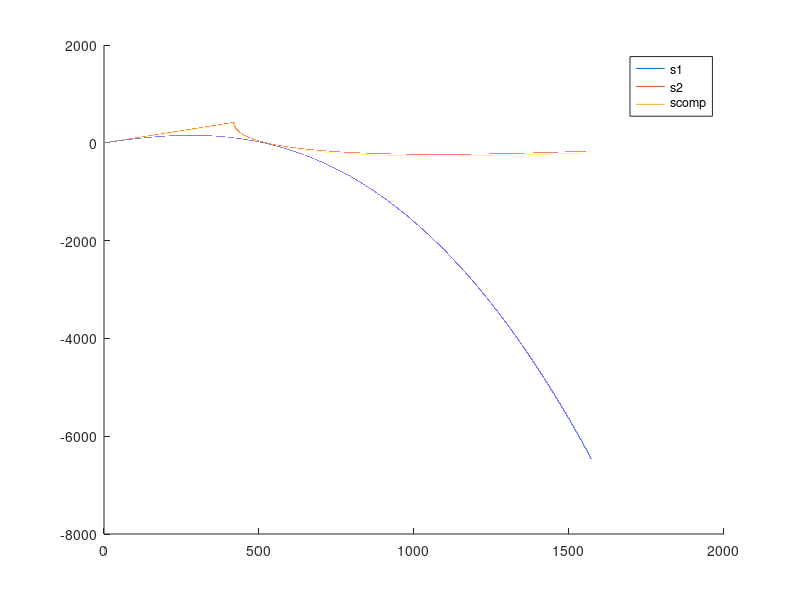

This chart was generated by the following MATLAB code:
%% Droplet impact on a cantilever: small_damping_and_stiffness.m
% 
% This script deals with the distinguised limit where there is a small
% amount of damping, characterised by beta and a small amount of stiffness,
% characterised by delta, which is larger than the square root of the mass 
% ratio alpha but still much smaller than 1. It plots the first order 
% correction to the cantilever displacement s_0(t) to the case where there 
% is no damping or stiffness. 

%%
% Solution for cantilever displacement and its derivatives
beta = 1e-2;
delta = 1e-3;

% Homogeneous solution with no damping or stiffness
s0 = @(t) 0.5 + t - 0.5 * sqrt(1 + 4 * t); 
sdot0 = @(t) 1 - 1 ./ sqrt(1 + 4 * t);
sddot0 = @(t) 2 * (1 + 4 * t).^(-3/2);

s = @(t) s0(t) ...
    - (beta / 12) * ((1 + 6 * t + 6 * t.^2) ./ sqrt(1 + 4 * t) - 1 - 4 * t) ...
    - (delta / 120) ...
        * ((1 + 10 * t + 30 * t.^2 + 20 * t.^3) ./ sqrt(1 + 4 * t) ...
            - (1 + 4 * t).^2);
sdot = @(t) sdot0(t) ...
    - (beta / 3) * ((1 + 6 * t + 9 * t.^2) / (1 + 4 * t).^(3/2) - 1) ...
    - (delta / 15) ...
        * ((1 + 10 * t + 30 * t.^2 + 25 * t.^3) ./ (1 + 4 * t).^(3/2) ...
            - (1 + 4 * t));
sddot = @(t) sddot0(t) ...
    - 2 * beta * (1 + 3 * t) ./ (1 + 4 * t).^(5/2) ...
    - (delta / 15) ...
        * ((4 + 40 * t + 135 * t.^2 + 150 * t.^3) ./ (1 + 4 * t).^(5/2) - 4);
 
%%
% Later time solution for t > (12 / delta)^(2/3)
slate = @(t) t - (12/delta)^(2/3) * sqrt(5 * (delta / 12)^(2/3) * t - 4);

scomp = @(t) s0(t) + slate(t) - t;
%%
% Messing
tdelta = (12 / delta)^(2/3)


%%
% Creating plots for a specific time array using the function
% plotting_cantilever
tvals1 = 0.01:0.01:1.1 * tdelta;
tvals2 = 0.9 * tdelta:0.01:3 * tdelta;
tvalstot = 0.01:0.01:3 * tdelta;

hold on
plot(tvalstot, s(tvalstot));
plot(tvalstot, slate(tvalstot));
plot(tvalstot, scomp(tvalstot));
hold off
legend("s1", "s2", "scomp");

% plotting_cantilever(tvals, s(tvals), sdot(tvals), sddot(tvals));